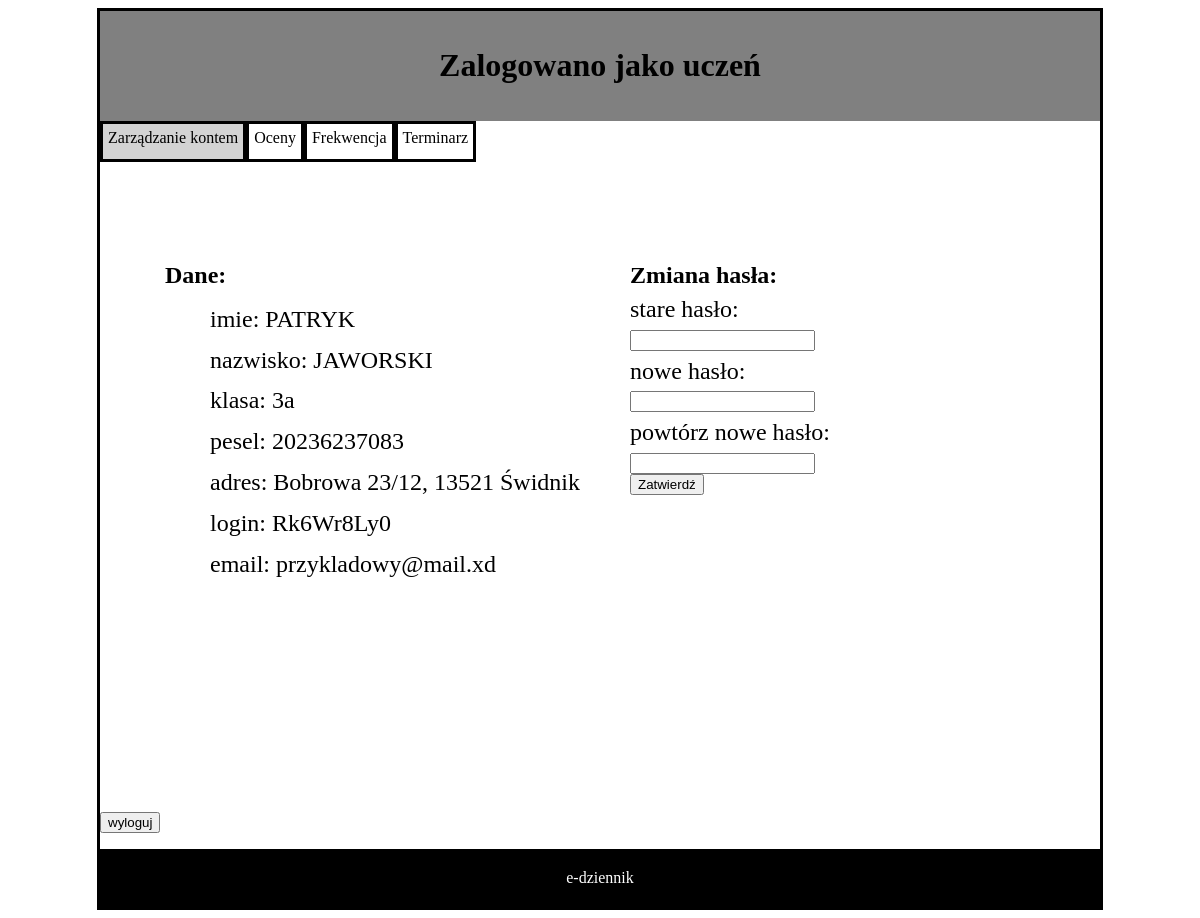
Screenshot of /aplikacja/uczen/u_konto.php (signed in) with the database file from the repository.
### tables this page shows
CREATE TABLE IF NOT EXISTS `uzytkownik` (
  `uzytkownik_login` varchar(16) NOT NULL DEFAULT left(md5(rand()),6),
  `nazwisko` varchar(30) NOT NULL,
  `imie` varchar(20) NOT NULL,
  `haslo` char(32) NOT NULL DEFAULT md5('123456'),
  `rodzaj` enum('U','N','R','I','A') DEFAULT 'I',
  `email` varchar(50) DEFAULT NULL,
  PRIMARY KEY (`uzytkownik_login`) USING BTREE,
  UNIQUE KEY `login` (`uzytkownik_login`),
  KEY `haslo` (`haslo`) USING BTREE
);

CREATE TABLE IF NOT EXISTS `klasa` (
  `klasa_ID` int(2) unsigned zerofill NOT NULL,
  `oddzial` varchar(3) NOT NULL,
  `nauczyciel_id` int(2) unsigned zerofill NOT NULL,
  PRIMARY KEY (`klasa_ID`),
  UNIQUE KEY `ID` (`klasa_ID`),
  UNIQUE KEY `nauczyciel_id` (`nauczyciel_id`),
  CONSTRAINT `FK_klasa_nauczyciel` FOREIGN KEY (`nauczyciel_id`) REFERENCES `nauczyciel` (`nauczyciel_ID`)
);

CREATE TABLE IF NOT EXISTS `uczen` (
  `uczen_ID` int(3) unsigned zerofill NOT NULL AUTO_INCREMENT,
  `pesel` char(11) NOT NULL,
  `adres_id` int(3) unsigned zerofill NOT NULL,
  `klasa_id` int(2) unsigned zerofill NOT NULL,
  `opiekunowie_id` int(3) unsigned zerofill NOT NULL,
  `uzytkownik_login` varchar(16) NOT NULL,
  PRIMARY KEY (`uczen_ID`),
  UNIQUE KEY `ID` (`uczen_ID`,`pesel`),
  UNIQUE KEY `uzytkownik_login` (`uzytkownik_login`),
  KEY `powiazanie` (`opiekunowie_id`),
  KEY `uzytkownik` (`uzytkownik_login`),
  KEY `klasa` (`klasa_id`),
  KEY `FK_uczen_adres` (`adres_id`),
  CONSTRAINT `FK_uczen_adres` FOREIGN KEY (`adres_id`) REFERENCES `adres` (`adres_ID`),
  CONSTRAINT `FK_uczen_klasa` FOREIGN KEY (`klasa_id`) REFERENCES `klasa` (`klasa_ID`),
  CONSTRAINT `FK_uczen_powiazanie` FOREIGN KEY (`opiekunowie_id`) REFERENCES `opiekunowie` (`opiekunowie_ID`),
  CONSTRAINT `FK_uczen_uzytkownik` FOREIGN KEY (`uzytkownik_login`) REFERENCES `uzytkownik` (`uzytkownik_login`)
);

### aplikacja/uczen/u_konto.php (the view, shortened to what this page needs)
<!DOCTYPE HTML>
<html lang="pl">
<head>
	<link rel="stylesheet" href="../Styles/styleApp.css" type="text/css" />
</head>
<body>
	<div id="container">
		<div id="logo">
			<h1>Zalogowano jako uczeń</h1>
		</div>
		<a href="u_konto.php">
		<div id="teraz">
		Zarządzanie kontem
		</div>
		</a>
		<a href="u_oceny.php">
		<div id="inne">
		 Oceny
		</div></a>
		<a href="u_frekwencja.php">
		<div id="inne">
		 Frekwencja
		</div> </a>
		<a href="u_terminarz.php">
		<div id="inne">
		 Terminarz
		</div>
		</a>
				<?php
	require_once "../connect.php";
	$conn=@new mysqli($IP, $username, $password, $DB_name);
	if ($conn->connect_errno!=0)
	{
		echo "Error: ".$conn->connect_errno;
	}
	else
	{
		$login=$_SESSION['uzytkownik_login'];
		$haslo = $_SESSION['haslo'];
		$sql="SELECT * FROM uzytkownik WHERE uzytkownik_login='$login' AND haslo='$haslo'";
		$result = @$conn->query($sql);
		$sql2="SELECT * FROM uczen WHERE uzytkownik_login='$login' ";
		$result2 = @$conn->query($sql2);
		$dane_uzytkowanika=@mysqli_fetch_assoc($result);
		$dane_ucznia=@mysqli_fetch_assoc($result2);
		$sql3="SELECT * FROM klasa WHERE klasa_ID='$dane_ucznia[klasa_id]' ";
		$result3 = @$conn->query($sql3);
		$klasa=@mysqli_fetch_assoc($result3);
		$sql4="SELECT * FROM adres_full_info WHERE adres_ID='$dane_ucznia[adres_id]' ";
		$result4 = @$conn->query($sql4);
		$adres=@mysqli_fetch_assoc($result4);
			}
	?>
		<div id="tresc">
			<div id="lewy">
			<B> Dane: </B><br/>
			<div id="dane">
				imie:  <?php echo $dane_uzytkowanika['imie'] ; ?>  <br/>
				nazwisko: <?php echo $dane_uzytkowanika['nazwisko'] ; ?>   <br/>
				klasa: <?php echo $klasa['oddzial'] ; ?>  <br/>
				pesel: <?php echo $dane_ucznia['pesel'] ; ?><br/>
				adres: <?php echo $adres['ulica']." ".$adres['nr_mieszkania']."/".$adres['nr_domu'].", ".$adres['kod']." ".$adres['miejscowosc'] ; ?>  <br/>
				login: <?php echo $dane_uzytkowanika['uzytkownik_login'] ; ?><br/>
				email: <?php echo $dane_uzytkowanika['email'] ; ?><br/>
			</div>
			</div>
			<form action="../zmiana_hasla.php" method="post">
			<div id="prawy">
				<B> Zmiana hasła: </B><br/>
				<div id="zmianahasla">
					stare hasło:<br/>
					<input type="password" name="stare"> <br/>
					nowe hasło:<br/>
					<input type="password" name="nowe"><br/>
					powtórz nowe hasło:<br/>
					<input type="password" name="p_nowe"><br/>
					<button type="submit">Zatwierdź</button>
					</form>
				</div>
			</div>
		<form action="../wyloguj.php" >
		<button type="submit">wyloguj</button>
		</form>
		<div id="footer">
		e-dziennik
		</div>
</body>
</html>

### aplikacja/Styles/styleApp.css (style rules this page uses)
#container { border: solid ; width: 1000px; margin-left: auto; margin-right: auto; }
#logo { background:gray; text-align: center; padding: 15px; }
#teraz { border: solid black; float: left; background-color: lightgray; min-height: 25px; text-align: center; padding: 5px; color: black }
#inne { border: solid black; float: left; min-height: 25px; text-align: center; padding: 5px; color: black }
#tresc { clear: both; text-align: left; min-height: 650px; }
#lewy { float: left; padding:50px; margin-top:50px; text-align: left; margin-left:15px; font-size: 24px; min-width:400px; }
#dane { margin-top:10px; text-align: left; margin-left:45px; font-size: 24px; line-height:1.7; }
#prawy { float: left; margin-top:100px; text-align: left; font-size: 24px; min-width:50px; }
#zmianahasla { line-height:1.7; }
#footer { clear: both; background-color: black; color: white; text-align: center; padding:20px; }

### rows the page displays
uzytkownik: imie "PATRYK", nazwisko "JAWORSKI", uzytkownik_login "Rk6Wr8Ly0", email "przykladowy@mail.xd"
klasa: oddzial "3a"
uczen: pesel "20236237083"

### other values shown
$adres['ulica'] "Bobrowa"
$adres['nr_mieszkania'] "23"
$adres['nr_domu'] "12"
$adres['kod'] "13521"
$adres['miejscowosc'] "Świdnik"
